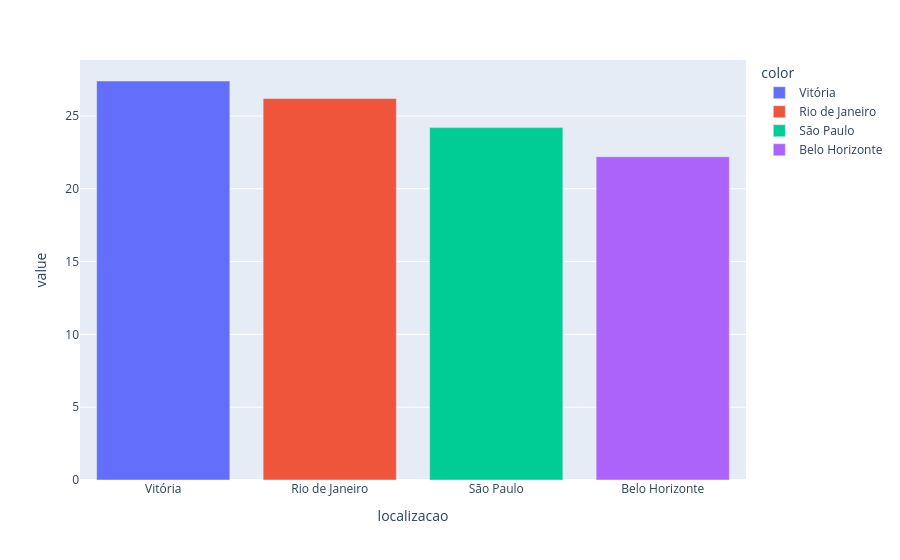

Notebook cell for this chart:
### Code cell
# Distribuição de Variável Localizacao

percentual_localizacao = df_segmento.value_counts('localizacao') / len(df_segmento) * 100
px.bar(percentual_localizacao, color=percentual_localizacao.index)

### Figure 1 — Plotly figure (JSON) as saved in the notebook; plotly's stock layout.template omitted (floating-point values rounded to 4 significant figures)
{"data": [{"hovertemplate": "color=Vitória<br>localizacao=%{x}<br>value=%{y}<extra></extra>", "legendgroup": "Vitória", "marker": {"color": "#636efa", "pattern": {"shape": ""}}, "name": "Vitória", "orientation": "v", "showlegend": true, "textposition": "auto", "type": "bar", "x": ["Vitória"], "xaxis": "x", "y": [27.4], "yaxis": "y"}, {"hovertemplate": "color=Rio de Janeiro<br>localizacao=%{x}<br>value=%{y}<extra></extra>", "legendgroup": "Rio de Janeiro", "marker": {"color": "#EF553B", "pattern": {"shape": ""}}, "name": "Rio de Janeiro", "orientation": "v", "showlegend": true, "textposition": "auto", "type": "bar", "x": ["Rio de Janeiro"], "xaxis": "x", "y": [26.2], "yaxis": "y"}, {"hovertemplate": "color=São Paulo<br>localizacao=%{x}<br>value=%{y}<extra></extra>", "legendgroup": "São Paulo", "marker": {"color": "#00cc96", "pattern": {"shape": ""}}, "name": "São Paulo", "orientation": "v", "showlegend": true, "textposition": "auto", "type": "bar", "x": ["São Paulo"], "xaxis": "x", "y": [24.2], "yaxis": "y"}, {"hovertemplate": "color=Belo Horizonte<br>localizacao=%{x}<br>value=%{y}<extra></extra>", "legendgroup": "Belo Horizonte", "marker": {"color": "#ab63fa", "pattern": {"shape": ""}}, "name": "Belo Horizonte", "orientation": "v", "showlegend": true, "textposition": "auto", "type": "bar", "x": ["Belo Horizonte"], "xaxis": "x", "y": [22.2], "yaxis": "y"}], "layout": {"barmode": "relative", "legend": {"title": {"text": "color"}, "tracegroupgap": 0}, "margin": {"t": 60}, "xaxis": {"anchor": "y", "domain": [0, 1], "title": {"text": "localizacao"}}, "yaxis": {"anchor": "x", "domain": [0, 1], "title": {"text": "value"}}}}
